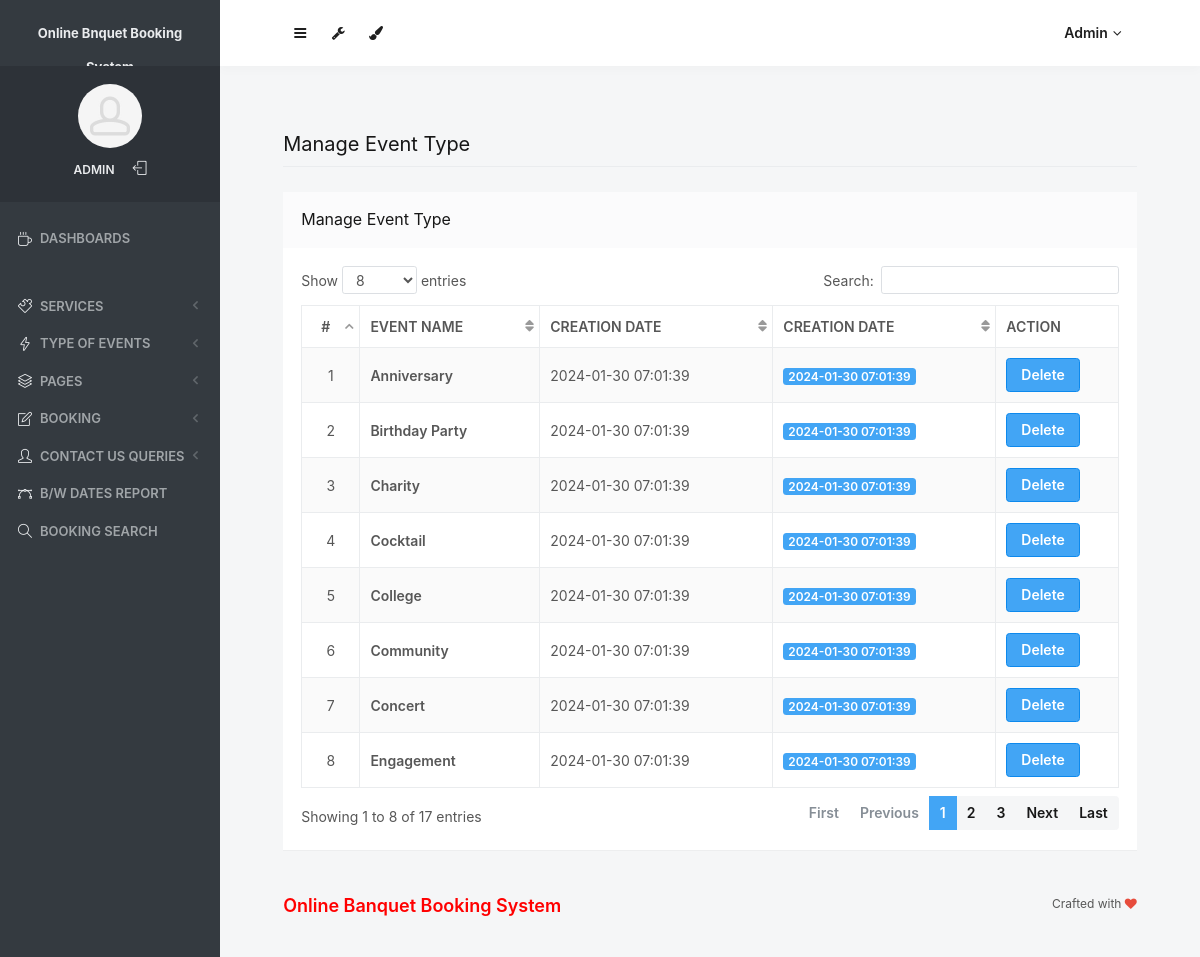
/obbs/admin/manage-event-type.php (signed in), run on the app's committed database.
### tables this page shows
CREATE TABLE `tbleventtype` (
  `ID` int(10) NOT NULL,
  `EventType` varchar(200) DEFAULT NULL,
  `CreationDate` timestamp NULL DEFAULT current_timestamp()
);

### obbs/admin/manage-event-type.php (the view, shortened to what this page needs)
<?php
include('includes/dbconnection.php');
if (strlen($_SESSION['odmsaid']==0)) {
  header('location:logout.php');
  } else{
  ?>
<!doctype html>
<html lang="en" class="no-focus">
    <head>
        <link rel="stylesheet" href="assets/js/plugins/datatables/dataTables.bootstrap4.min.css">
        <link rel="stylesheet" id="css-main" href="assets/css/codebase.min.css">
    </head>
    <body>
        <div id="page-container" class="sidebar-o sidebar-inverse side-scroll page-header-fixed main-content-narrow">
           <?php include_once('includes/sidebar.php');?>
          <?php include_once('includes/header.php');?>
            <main id="main-container">
                <div class="content">
                    <h2 class="content-heading">Manage Event Type</h2>
                    <div class="block">
                        <div class="block-header block-header-default">
                            <h3 class="block-title">Manage Event Type</h3>
                        </div>
                        <div class="block-content block-content-full">
                            <table class="table table-bordered table-striped table-vcenter js-dataTable-full-pagination">
                                <thead>
                                    <tr>
                                        <th class="text-center">#</th>
                                        <th>Event Name</th>
                                        <th>Creation Date</th>
                                        <th class="d-none d-sm-table-cell">Creation Date</th>
                                        <th class="d-none d-sm-table-cell" style="width: 15%;">Action</th>
                                       </tr>
                                </thead>
                                <tbody>
                                    <?php
$sql="SELECT * from tbleventtype";
$query = $dbh -> prepare($sql);
$query->execute();
$results=$query->fetchAll(PDO::FETCH_OBJ);
$cnt=1;
if($query->rowCount() > 0)
{
foreach($results as $row)
{               ?>
                                    <tr>
                                        <td class="text-center"><?php echo htmlentities($cnt);?></td>
                                        <td class="font-w600"><?php  echo htmlentities($row->EventType);?></td>
                                        <td class="d-none d-sm-table-cell"><?php  echo htmlentities($row->CreationDate);?></td>
                                        <td class="d-none d-sm-table-cell">
                                            <span class="badge badge-primary"><?php  echo htmlentities($row->CreationDate);?></span>
                                        </td>
                                         <td class="d-none d-sm-table-cell"><a href="manage-event-type.php?delid=<?php echo ($row->ID);?>" onclick="return confirm('Do you really want to Delete ?');" class="btn btn-primary">Delete</a></td>
                                    </tr>
                                    <?php $cnt=$cnt+1;}} ?>
                                </tbody>
                            </table>
                        </div>
                    </div>
                </div>
            </main>
           <?php include_once('includes/footer.php');?>
        </div>
    </body>
</html>
<?php }  ?>

### obbs/admin/includes/sidebar.php (shortened to what this page needs)
     <?php
include('includes/dbconnection.php');
if (strlen($_SESSION['odmsaid']==0)) {
  header('location:logout.php');
  } else{
  ?>
   <nav id="sidebar">
                <div id="sidebar-scroll">
                    <div class="sidebar-content">
                        <div class="content-header content-header-fullrow px-15">
                            <div class="content-header-section text-center align-parent sidebar-mini-hidden">
                                <div class="content-header-item">
                                    <a class="link-effect font-w700" href="dashboard.php">
                                        <span class="font-size-sm text-dual-primary-dark">Online Bnquet Booking System</span>
                                    </a>
                                </div>
                            </div>
                        </div>
                        <div class="content-side content-side-full content-side-user px-10 align-parent">
                            <div class="sidebar-mini-hidden-b text-center">
                                <a class="img-link" href="dashboard.php">
                                    <img class="img-avatar" src="assets/img/avatars/avatar15.jpg" alt="">
                                </a>
                                <ul class="list-inline mt-10">
                                    <?php
$aid=$_SESSION['odmsaid'];
$sql="SELECT AdminName from  tbladmin where ID=:aid";
$query = $dbh -> prepare($sql);
$query->bindParam(':aid',$aid,PDO::PARAM_STR);
$query->execute();
$results=$query->fetchAll(PDO::FETCH_OBJ);
$cnt=1;
if($query->rowCount() > 0)
{
foreach($results as $row)
{               ?>
                                    <li class="list-inline-item">
                                        <a class="link-effect text-dual-primary-dark font-size-xs font-w600 text-uppercase" href="admin-profile.php"><?php  echo $row->AdminName;?></a>
                                    </li><?php $cnt=$cnt+1;}} ?>
                                    <li class="list-inline-item">
                                        <a class="link-effect text-dual-primary-dark" href="logout.php">
                                            <i class="si si-logout"></i>
                                        </a>
                                    </li>
                                </ul>
                            </div>
                        </div>
                        <div class="content-side content-side-full">
                            <ul class="nav-main">
                                <li class="open">
                                    <a href="dashboard.php"><i class="si si-cup"></i><span class="sidebar-mini-hide">Dashboards</span></a>
                                </li>
                                <li class="nav-main-heading"><span class="sidebar-mini-visible">UI</span><span class="sidebar-mini-hidden"></span></li>
                                <li>
                                    <a class="nav-submenu" data-toggle="nav-submenu"><i class="si si-puzzle"></i><span class="sidebar-mini-hide"></span>Services</a>
                                </li>
                                <li>
                                    <a class="nav-submenu" data-toggle="nav-submenu" href="#"><i class="si si-energy"></i><span class="sidebar-mini-hide">Type of Events</span></a>
                                </li>
                                <li>
                                    <a class="nav-submenu" data-toggle="nav-submenu" href="#"><i class="si si-layers"></i><span class="sidebar-mini-hide">Pages</span></a>
                                </li>
                                <li>
                                    <a class="nav-submenu" data-toggle="nav-submenu" href="#"><i class="si si-note"></i><span class="sidebar-mini-hide">Booking</span></a>
                                </li>
                                <li>
                                    <a class="nav-submenu" data-toggle="nav-submenu" href="#"><i class="si si-user"></i><span class="sidebar-mini-hide">Contact Us Queries</span></a>
                                </li>
                                <li>
                                    <a  href="between-dates-report.php"><i class="si si-vector"></i><span class="sidebar-mini-hide">B/w Dates Report</span></a>
                                </li>
                     <li>
                                    <a href="booking-search.php"><i class="si si-magnifier"></i><span class="sidebar-mini-hide">Booking Search</span></a>
                                </li>
                            </ul>
                        </div>
                    </div>
                </div>
            </nav>
           <?php }  ?>

### obbs/admin/includes/header.php (shortened to what this page needs)
   <?php
include('includes/dbconnection.php');
if (strlen($_SESSION['odmsaid']==0)) {
  header('location:logout.php');
  } else{
  ?>
            <header id="page-header">
                <div class="content-header">
                    <div class="content-header-section">
                        <button type="button" class="btn btn-circle btn-dual-secondary" data-toggle="layout" data-action="sidebar_toggle">
                            <i class="fa fa-navicon"></i>
                        </button>
                        <div class="btn-group" role="group">
                            <button type="button" class="btn btn-circle btn-dual-secondary" id="page-header-options-dropdown" data-toggle="dropdown" aria-haspopup="true" aria-expanded="false">
                                <i class="fa fa-wrench"></i>
                            </button>
                        </div>
                        <div class="btn-group" role="group">
                            <button type="button" class="btn btn-circle btn-dual-secondary" id="page-header-themes-dropdown" data-toggle="dropdown" aria-haspopup="true" aria-expanded="false">
                                <i class="fa fa-paint-brush"></i>
                            </button>
                        </div>
                    </div>
                    <div class="content-header-section">
                        <div class="btn-group" role="group">
                            <?php
$aid=$_SESSION['odmsaid'];
$sql="SELECT AdminName from  tbladmin where ID=:aid";
$query = $dbh -> prepare($sql);
$query->bindParam(':aid',$aid,PDO::PARAM_STR);
$query->execute();
$results=$query->fetchAll(PDO::FETCH_OBJ);
$cnt=1;
if($query->rowCount() > 0)
{
foreach($results as $row)
{               ?>
                            <button type="button" class="btn btn-rounded btn-dual-secondary" id="page-header-user-dropdown" data-toggle="dropdown" aria-haspopup="true" aria-expanded="false">
                                <?php  echo $row->AdminName;?><i class="fa fa-angle-down ml-5"></i>
                            </button>
                            <?php $cnt=$cnt+1;}} ?>
                        </div>
                    </div>
                </div>
            </header>
            <?php }  ?>

### data on the page
tbleventtype: EventType "Anniversary", CreationDate "2024-01-30 07:01:39"
tbleventtype: EventType "Birthday Party", CreationDate "2024-01-30 07:01:39"
tbleventtype: EventType "Charity", CreationDate "2024-01-30 07:01:39"
tbleventtype: EventType "Cocktail", CreationDate "2024-01-30 07:01:39"
tbleventtype: EventType "College", CreationDate "2024-01-30 07:01:39"
tbleventtype: EventType "Community", CreationDate "2024-01-30 07:01:39"
tbleventtype: EventType "Concert", CreationDate "2024-01-30 07:01:39"
tbleventtype: EventType "Engagement", CreationDate "2024-01-30 07:01:39"

### other printed values
$row->AdminName "ADMIN"
$row->AdminName "Admin"
